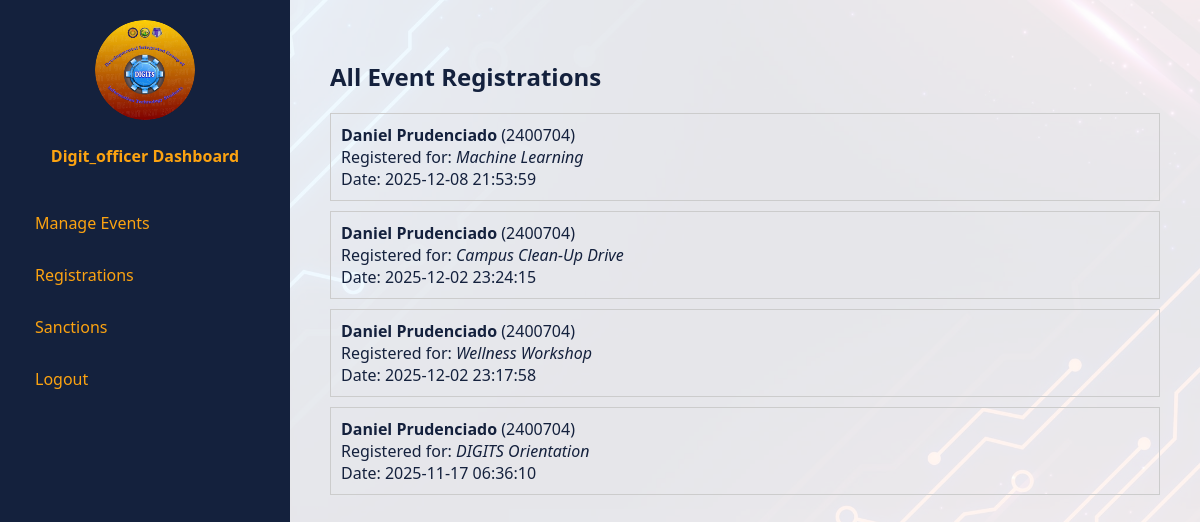
The page /index.php?page=registrations (signed in) on the database its author committed.
### tables this page shows
CREATE TABLE `registrations` (
  `registrationID` int NOT NULL,
  `studentID` varchar(20),
  `eventID` int,
  `registeredOn` timestamp NOT NULL DEFAULT CURRENT_TIMESTAMP
);

CREATE TABLE `students` (
  `studentID` varchar(20) NOT NULL,
  `password_hash` varchar(255) NOT NULL,
  `fullName` varchar(100) NOT NULL,
  `email` varchar(100) NOT NULL,
  `role` enum('student','digit_officer') NOT NULL
);

CREATE TABLE `events` (
  `eventID` int NOT NULL,
  `title` varchar(100) NOT NULL,
  `description` text,
  `startDate` date NOT NULL,
  `endDate` date NOT NULL,
  `isRequired` tinyint DEFAULT 0
);

### modules/registrations.php (the view, shortened to what this page needs)
<h2>All Event Registrations</h2>
<?php
class AdminDisplay extends RegistrationDisplay {
    public function render($row) {
        echo "<div style='padding:10px; border:1px solid #ccc; margin:10px 0;'>
                <strong>" . htmlspecialchars($row['fullName']) . "</strong>
                (" . htmlspecialchars($row['studentID']) . ")<br>
                Registered for: <em>" . htmlspecialchars($row['title']) . "</em><br>
                Date: " . htmlspecialchars($row['registeredOn']) . "
              </div>";
    }
}
$userRole = "admin";
if ($userRole === "student") {
    $display = new StudentDisplay();
} else {
    $display = new AdminDisplay();
}
$query = "
  SELECT r.registrationID, r.studentID, s.fullName, e.title, r.registeredOn
  FROM registrations r
  JOIN students s ON r.studentID = s.studentID
  JOIN events e ON r.eventID = e.eventID
  ORDER BY r.registeredOn DESC
";
$result = $conn->query($query);
if ($result && $result->num_rows > 0) {
    while ($row = $result->fetch_assoc()) {
        $display->render($row);
    }
} else {
    echo "<p>No registrations found.</p>";
}
?>

### index.php (style rules this page uses)
body { margin: 0; font-family: 'Segoe UI', sans-serif; background: url('assets/login-bg.jpg') no-repeat center center fixed; background-size: cover; color: #333; }

### rows shown on the page
registrations: studentID.fullName "Daniel Prudenciado", studentID "2400704", eventID.title "Machine Learning", registeredOn "2025-12-08 21:53:59"
registrations: studentID.fullName "Daniel Prudenciado", studentID "2400704", eventID.title "Campus Clean-Up Drive", registeredOn "2025-12-02 23:24:15"
registrations: studentID.fullName "Daniel Prudenciado", studentID "2400704", eventID.title "Wellness Workshop", registeredOn "2025-12-02 23:17:58"
registrations: studentID.fullName "Daniel Prudenciado", studentID "2400704", eventID.title "DIGITS Orientation", registeredOn "2025-11-17 06:36:10"

### other values the page prints
$role "Digit_officer"
